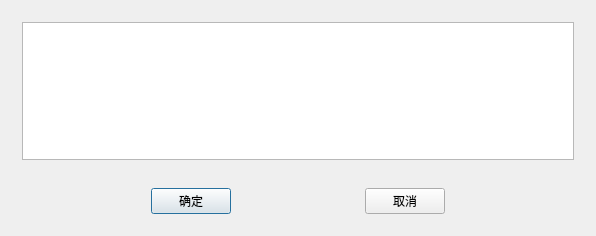
<?xml version="1.0" encoding="UTF-8"?>
<ui version="4.0">
 <class>Manage_InsDataClass</class>
 <widget class="QDialog" name="Manage_InsDataClass">
  <property name="geometry">
   <rect>
    <x>0</x>
    <y>0</y>
    <width>596</width>
    <height>236</height>
   </rect>
  </property>
  <property name="windowTitle">
   <string>实例数据管理</string>
  </property>
  <layout class="QVBoxLayout" name="verticalLayout">
   <item>
    <widget class="QWidget" name="widget_2" native="true">
     <layout class="QHBoxLayout" name="horizontalLayout_2">
      <item>
       <widget class="QTableWidget" name="tableWidget"/>
      </item>
     </layout>
    </widget>
   </item>
   <item>
    <widget class="QWidget" name="widget" native="true">
     <layout class="QHBoxLayout" name="horizontalLayout">
      <item>
       <spacer name="horizontalSpacer_3">
        <property name="orientation">
         <enum>Qt::Horizontal</enum>
        </property>
        <property name="sizeHint" stdset="0">
         <size>
          <width>40</width>
          <height>20</height>
         </size>
        </property>
       </spacer>
      </item>
      <item>
       <widget class="QPushButton" name="btn_ok">
        <property name="text">
         <string>确定</string>
        </property>
       </widget>
      </item>
      <item>
       <spacer name="horizontalSpacer_2">
        <property name="orientation">
         <enum>Qt::Horizontal</enum>
        </property>
        <property name="sizeHint" stdset="0">
         <size>
          <width>40</width>
          <height>20</height>
         </size>
        </property>
       </spacer>
      </item>
      <item>
       <widget class="QPushButton" name="btn_cancle">
        <property name="text">
         <string>取消</string>
        </property>
       </widget>
      </item>
      <item>
       <spacer name="horizontalSpacer_4">
        <property name="orientation">
         <enum>Qt::Horizontal</enum>
        </property>
        <property name="sizeHint" stdset="0">
         <size>
          <width>40</width>
          <height>20</height>
         </size>
        </property>
       </spacer>
      </item>
     </layout>
    </widget>
   </item>
  </layout>
 </widget>
 <layoutdefault spacing="6" margin="11"/>
 <resources/>
 <connections/>
</ui>
